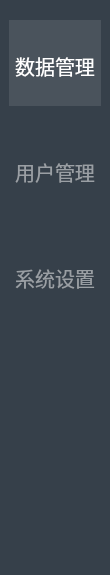
<?xml version="1.0" encoding="UTF-8"?>
<ui version="4.0">
 <class>MenuBar</class>
 <widget class="QWidget" name="MenuBar">
  <property name="geometry">
   <rect>
    <x>0</x>
    <y>0</y>
    <width>110</width>
    <height>575</height>
   </rect>
  </property>
  <property name="windowTitle">
   <string>Form</string>
  </property>
  <layout class="QVBoxLayout" name="verticalLayout">
   <property name="spacing">
    <number>0</number>
   </property>
   <property name="leftMargin">
    <number>0</number>
   </property>
   <property name="topMargin">
    <number>0</number>
   </property>
   <property name="rightMargin">
    <number>0</number>
   </property>
   <property name="bottomMargin">
    <number>0</number>
   </property>
   <item>
    <widget class="QWidget" name="widget" native="true">
     <property name="styleSheet">
      <string notr="true">QWidget{background-color: rgb(54, 64, 74);}

QToolButton{border:none;background:transparent;font-size:20px;color: rgb(154, 159, 164);min-width:80px;min-height:80px;max-width:80px;max-height:80px;padding-top:6px;padding-left:6px;padding-right:6px}


QToolButton:checked{color: rgb(255,255,255);background-color: rgb(74, 83, 92);}</string>
     </property>
     <layout class="QVBoxLayout" name="verticalLayout_2">
      <property name="spacing">
       <number>20</number>
      </property>
      <property name="leftMargin">
       <number>9</number>
      </property>
      <property name="topMargin">
       <number>20</number>
      </property>
      <property name="rightMargin">
       <number>0</number>
      </property>
      <item>
       <widget class="QToolButton" name="dataManager">
        <property name="sizePolicy">
         <sizepolicy hsizetype="Expanding" vsizetype="Fixed">
          <horstretch>0</horstretch>
          <verstretch>0</verstretch>
         </sizepolicy>
        </property>
        <property name="styleSheet">
         <string notr="true"/>
        </property>
        <property name="text">
         <string>数据管理</string>
        </property>
        <property name="icon">
         <iconset resource="../../myicon.qrc">
          <normaloff>:/resources/image/datamanager-normal.png</normaloff>
          <normalon>:/resources/image/datamanager-select.png</normalon>:/resources/image/datamanager-normal.png</iconset>
        </property>
        <property name="iconSize">
         <size>
          <width>25</width>
          <height>25</height>
         </size>
        </property>
        <property name="checkable">
         <bool>true</bool>
        </property>
        <property name="checked">
         <bool>true</bool>
        </property>
        <property name="toolButtonStyle">
         <enum>Qt::ToolButtonTextUnderIcon</enum>
        </property>
        <attribute name="buttonGroup">
         <string notr="true">buttonGroup</string>
        </attribute>
       </widget>
      </item>
      <item>
       <widget class="QToolButton" name="userManager">
        <property name="sizePolicy">
         <sizepolicy hsizetype="Expanding" vsizetype="Fixed">
          <horstretch>0</horstretch>
          <verstretch>0</verstretch>
         </sizepolicy>
        </property>
        <property name="text">
         <string>用户管理</string>
        </property>
        <property name="icon">
         <iconset resource="../../myicon.qrc">
          <normaloff>:/resources/image/usermanager-normal.png</normaloff>
          <normalon>:/resources/image/usermanager-select.png</normalon>:/resources/image/usermanager-normal.png</iconset>
        </property>
        <property name="iconSize">
         <size>
          <width>40</width>
          <height>40</height>
         </size>
        </property>
        <property name="checkable">
         <bool>true</bool>
        </property>
        <property name="toolButtonStyle">
         <enum>Qt::ToolButtonTextUnderIcon</enum>
        </property>
        <attribute name="buttonGroup">
         <string notr="true">buttonGroup</string>
        </attribute>
       </widget>
      </item>
      <item>
       <widget class="QToolButton" name="sysManager">
        <property name="sizePolicy">
         <sizepolicy hsizetype="Expanding" vsizetype="Fixed">
          <horstretch>0</horstretch>
          <verstretch>0</verstretch>
         </sizepolicy>
        </property>
        <property name="text">
         <string>系统设置</string>
        </property>
        <property name="icon">
         <iconset resource="../../myicon.qrc">
          <normaloff>:/resources/image/sysmanager-normal.png</normaloff>
          <normalon>:/resources/image/sysmanager-select.png</normalon>:/resources/image/sysmanager-normal.png</iconset>
        </property>
        <property name="iconSize">
         <size>
          <width>30</width>
          <height>30</height>
         </size>
        </property>
        <property name="checkable">
         <bool>true</bool>
        </property>
        <property name="toolButtonStyle">
         <enum>Qt::ToolButtonTextUnderIcon</enum>
        </property>
        <attribute name="buttonGroup">
         <string notr="true">buttonGroup</string>
        </attribute>
       </widget>
      </item>
      <item>
       <spacer name="verticalSpacer">
        <property name="orientation">
         <enum>Qt::Vertical</enum>
        </property>
        <property name="sizeHint" stdset="0">
         <size>
          <width>20</width>
          <height>386</height>
         </size>
        </property>
       </spacer>
      </item>
     </layout>
    </widget>
   </item>
  </layout>
 </widget>
 <resources>
  <include location="../../myicon.qrc"/>
 </resources>
 <connections/>
 <buttongroups>
  <buttongroup name="buttonGroup"/>
 </buttongroups>
</ui>
